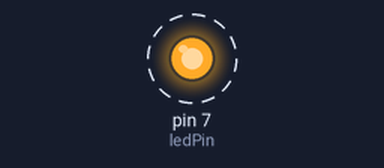
Bench run of a sketch on a simulated Arduino Uno, built with avr-gcc and run on an emulated ATmega328P. On the bench: output pins drawn as LEDs (lit = HIGH). Dashed ring = blinking.

Above: at 0.5 s.
Timing chart, 0 to 4.6 s (numbered marks = the images above):
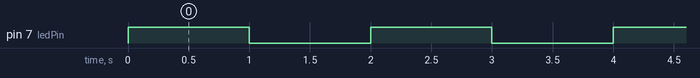

The sketch:

frstarduino.ino
```cpp
int ledPin=7; //pass 5V or 7V

void setup() {
  // put your setup code here, to run once:
  pinMode(ledPin,OUTPUT);//defining which pin will do which work


}

void loop() {
  // put your main code here, to run repeatedly:
digitalWrite(ledPin,1); //what to output
delay(1000); //for how much time it will take to execute
digitalWrite(ledPin,0);
delay(1000);

}
```

Measured:
- by itself, pin 7 (ledPin): alternates HIGH for 1.0 s and LOW for 1.0 s
